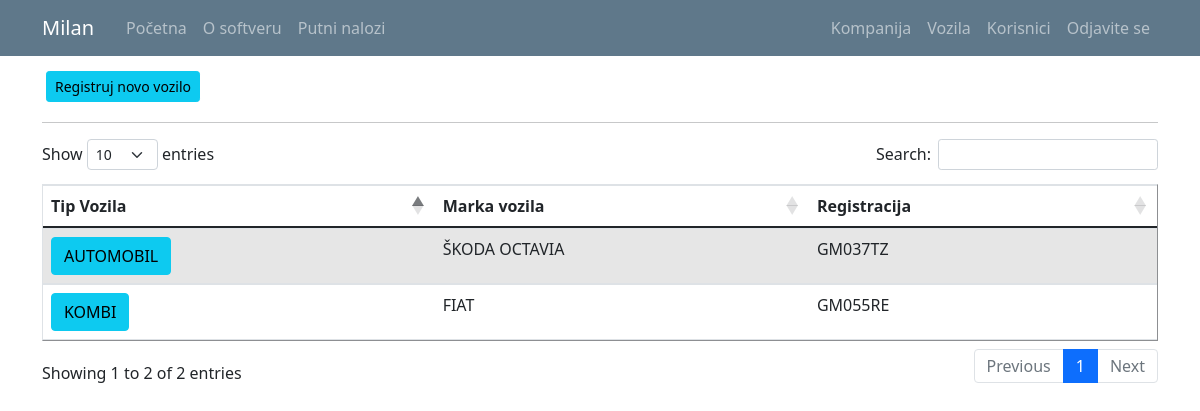
/vehicle_list (signed in), run on the app's committed database.
### putninalozi/models.py (models this page shows, shortened)
class User(db.Model, UserMixin):
    id = db.Column(db.Integer, primary_key=True)
    email = db.Column(db.String(120), unique=True, nullable=False)
    password = db.Column(db.String(60), nullable = False)
    name = db.Column(db.String(20), unique=False, nullable=False)
    surname = db.Column(db.String(20), unique=False, nullable=False)
    gender = db.Column(db.String(1)) #(0, "srednji"), (1, "muški"), (2, "ženski")
    workplace = db.Column(db.String(20), unique=False, nullable=False)
    authorization = db.Column(db.String(10), nullable = False) # ovde treba da budu tipovi korisnika: S_admin, C_admin, C_user
    company_id = db.Column(db.Integer, db.ForeignKey('company.id'), nullable=True)
    default_vehicle = db.Column(db.Integer) #kod radnika koji imaju svoj auto, da bude podrazumevana vrednost id tog vozila
    travelwarrants = db.relationship('TravelWarrant', backref='travelwarrant_user', lazy=True)

class Vehicle(db.Model):
    id = db.Column(db.Integer, primary_key=True)
    vehicle_type = db.Column(db.String(10), nullable = False)
    vehicle_brand = db.Column(db.String(10), nullable = False)
    vehicle_registration = db.Column(db.String(12), nullable = False)
    company_id = db.Column(db.Integer, db.ForeignKey('company.id'), nullable=False)
    travelwarrants = db.relationship('TravelWarrant', backref='travelwarrant_vehicle', lazy=True)

### putninalozi/vehicles/routes.py (the view)
@vehicles.route("/vehicle_list")
def vehicle_list():
    if not current_user.is_authenticated:
        flash('Da biste pristupili ovoj stranici treba da budete ulogovani.', 'danger')
        return redirect(url_for('users.login'))
    elif current_user.authorization != 's_admin' and current_user.authorization != 'c_admin':
        abort(403)
    vehicles = Vehicle.query.all()
    return render_template('vehicle_list.html', title='Vozila', vehicles=vehicles)

### putninalozi/models.py (called while the page is built)
@login_manager.user_loader
def load_user(user_id):
    return User.query.get(int(user_id))

### putninalozi/templates/vehicle_list.html (shortened to what this page needs)
{% extends "layout.html" %}
{% block content %}
{% if current_user.authorization != 'c_user' %}
<a class="btn btn-info btn-sm m-1" href="{{ url_for('vehicles.register_v') }}">Registruj novo vozilo</a>
{% endif %}
<hr>
<table id="data" border="1" class="table table-striped">
  {% if current_user.authorization == 's_admin' %}
    <thead>
      <tr>
        <th>Tip Vozila</th>
        <th>Marka vozila</th>
        <th>Registracija</th>
        <th>Kompanija</th>
      </tr>
    </thead>
    <tbody>
      {% for vehicle in vehicles %}
        <tr>
          <td><a class="mr-2 btn btn-info" href="{{ url_for('vehicles.vehicle_profile', vehicle_id=vehicle.id) }}" title="Uredđivanje Vozila">{{ vehicle.vehicle_type }}</a></td>
          <td>{{ vehicle.vehicle_brand }}</td>
          <td>{{ vehicle.vehicle_registration }}</td>
          <td>{{ vehicle.vehicle_company.companyname }}</td>
        </tr>
      {% endfor %}
    </tbody>
  {% elif current_user.authorization == 'c_admin' %}
    <thead>
      <tr>
        <th>Tip Vozila</th>
        <th>Marka vozila</th>
        <th>Registracija</th>
      </tr>
    </thead>
    <tbody>
      {% for vehicle in vehicles %}
        {% if vehicle.vehicle_company.id == current_user.user_company.id %}
          <tr>
            <td><a class="mr-2 btn btn-info" href="{{ url_for('vehicles.vehicle_profile', vehicle_id=vehicle.id) }}" title="Uredđivanje Vozila">{{ vehicle.vehicle_type }}</a></td>
            <td>{{ vehicle.vehicle_brand }}</td>
            <td>{{ vehicle.vehicle_registration }}</td>
          </tr>
        {% endif %}
      {% endfor %}
    </tbody>
  {% endif %}
</table>
{% endblock content%}

### putninalozi/templates/layout.html (shortened to what this page needs)
<!doctype html>
<html lang="en">
  <head>
    <link rel="stylesheet" href="https://cdn.jsdelivr.net/npm/bootstrap@4.3.1/dist/css/bootstrap.min.css">
    <link rel="stylesheet" type="text/css" href="{{ url_for('static', filename='main.css') }}">
    <link href="https://cdn.jsdelivr.net/npm/bootstrap@5.0.1/dist/css/bootstrap.min.css" rel="stylesheet">
    <link rel="stylesheet" type="text/css" href="https://cdn.datatables.net/1.10.25/css/dataTables.bootstrap5.css">
  </head>
  <body>
    <header class="site-header">
      <nav class="navbar navbar-expand-md navbar-dark bg-steel fixed-top">
        <div class="container">
          <a class="navbar-brand mr-4" href="/">{{ current_user.name }}</a>
          <div class="collapse navbar-collapse" id="navbarToggle">
            <div class="navbar-nav mr-auto">
              {% if current_user.is_authenticated %}
                <a class="nav-item nav-link" href="{{ url_for('main.home') }}">Početna</a>
                <a class="nav-item nav-link" href="{{ url_for('main.about') }}">O softveru</a>
                <a class="nav-item nav-link" href="{{ url_for('travel_warrants.travel_warrant_list') }}">Putni nalozi</a>
              {% else %}
                <a class="nav-item nav-link" href="{{ url_for('main.home') }}">Početna</a>
                <a class="nav-item nav-link" href="{{ url_for('main.about') }}">O softveru</a>
              {% endif %}
            </div>
            <div class="navbar-nav">
              {% if current_user.is_authenticated %}
                {% if current_user.authorization == 's_admin' %}
                  <a class="nav-item nav-link" href="{{ url_for('companys.company_list') }}">Kompanija</a>
                  <a class="nav-item nav-link" href="{{ url_for('vehicles.vehicle_list') }}">Vozila</a>
                  <a class="nav-item nav-link" href="{{ url_for('users.user_list') }}">Korisnici</a>
                  <a class="nav-item nav-link" href="{{ url_for('users.logout') }}">Odjavite se</a>
                {% elif current_user.authorization == 'c_admin'%}
                  <a class="nav-item nav-link" href="{{ url_for('companys.company_list') }}">Kompanija</a>
                  <a class="nav-item nav-link" href="{{ url_for('vehicles.vehicle_list') }}">Vozila</a>
                  <a class="nav-item nav-link" href="{{ url_for('users.user_list') }}">Korisnici</a>
                  <a class="nav-item nav-link" href="{{ url_for('users.logout') }}">Odjavite se</a>
                {% else %}
                  <a class="nav-item nav-link" href="{{ url_for('users.logout') }}">Odjavite se</a>
                {% endif %}
              {% else %}
                <a class="nav-item nav-link" href="{{ url_for('users.login') }}">Prijavljivanje</a>
              {% endif %}
            </div>
          </div>
        </div>
      </nav>
    </header>
    <main role="main" class="container">
      <div class="row">
        <div class="col-md-12">
          {% block content %}{% endblock %}
        </div>
      </div>
    </main>
  </body>
</html>

### putninalozi/static/main.css (style rules this page uses)
body { background: #fafafa; color: #333333; margin-top: 5rem; }
.bg-steel { background-color: #5f788a; }
.site-header .navbar-nav .nav-link { color: #cbd5db; }

### data on the page
User: name "Milan"
Vehicle: vehicle_type "AUTOMOBIL", vehicle_brand "ŠKODA OCTAVIA", vehicle_registration "GM037TZ"
Vehicle: vehicle_type "KOMBI", vehicle_brand "FIAT", vehicle_registration "GM055RE"
